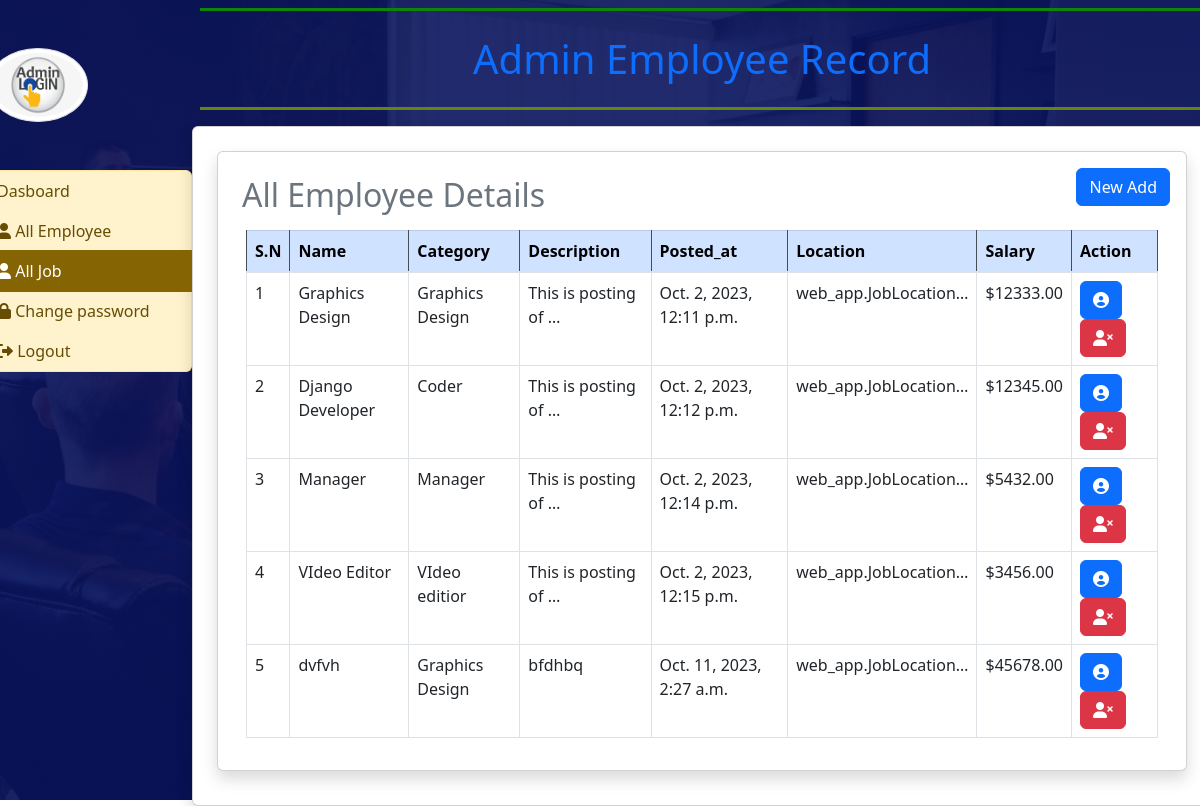
The page /all_job/ (signed in) on the database its author committed.
### web_app/model.py (models this page shows, shortened)
class JobPosting(models.Model):
     STATUS_CHOICES = [
          ("active", "Active"),
          ("in_active", "Inactive"),
     ]
     title = models.CharField(max_length=200)
     company = models.CharField(max_length=100)
     feature_image = models.ImageField(upload_to="Job_post_images/%Y/%m/%d", blank=False)
     status = models.CharField(max_length=20, choices=STATUS_CHOICES, default="active")
     description = models.TextField()
     salary = models.DecimalField(max_digits=10, decimal_places=2)
     posted_at = models.DateTimeField(auto_now_add=True)
     views_count = models.PositiveBigIntegerField(default=0)
     category = models.ForeignKey(JobCategory, on_delete=models.CASCADE)
     location = models.ManyToManyField(JobLocation)

class JobCategory(models.Model):
     name = models.CharField(max_length=100)
     def __str__(self):
          return self.name

### employee_app/views.py (the view)
# urls.py: path("all_job/",all_job, name="all_job"),
def all_job(request):
    if not request.user.is_superuser:
        return redirect("admin_login")
    employee = JobPosting.objects.all()
    return render(request, "admin/all_job.html", locals())

### templates/admin/all_job.html
{% extends "admin/admin_base.html" %}
{% block main %}
<div class="card shadow m-2">
     <div class="card-body">
          <div class="row">
               <div class="col-md-6">
                   <h2 class="p-2 text-secondary">All Employee Details</h2>
               </div>
               <div class="col-md-6 text-end">
                    <a href="{% url 'job-add' %}" class="btn btn-primary ">New Add</a>
               </div>
           </div>
          <div class="container-fluid">
               <table class="table table-bordered  table-hover">
                    <thead class="table-dark">
                         <tr class="table-primary">
                              <th scope="col">S.N</th>
                              <th scope="col">Name</th>
                              <th scope="col">Category</th>
                              <th scope="col">Description</th>
                              <th scope="col">Posted_at</th>
                              <th scope="col">Location</th>
                              <th scope="col">Salary</th>
                              <th scope="col">Action</th>
                         </tr>
                    </thead>
                    <tbody>
                         {% for i in employee %}
                         <tr>
                              <td>{{forloop.counter}}</td>
                              <td>{{i.title|truncatechars:20}}</td>
                              <td>{{i.category|truncatechars:20}}</td>
                              <td>{{i.description|truncatechars:20}}</td>
                              <td>{{i.posted_at}}</td>
                              <td>{{i.location|truncatechars:20}}</td>
                              <td>${{i.salary}}</td>
                              <td><a href="/admin_job_view_detail/{{i.pk}}/" class="btn btn-primary"><i
                                             class="fa-solid fa-circle-user"></i></a>
                                   <a href="/job_posting_delete/{{i.pk}}/" class="btn btn-danger"
                                        onclick="return confirm('Are you sure?')"><i
                                             class="fa-solid fa-user-xmark"></i></a>
                              </td>
                         </tr>
                         {% endfor %}
                    </tbody>
               </table>
          </div>
     </div>
</div>
{% endblock main %}

### static/jobs/css/style.css (style rules this page uses)
body { font-family: 'Poppins', sans-serif; color: #0c0c0c; background-color: #ffffff; overflow-x: hidden; }
a, a:hover, a:focus { text-decoration: none; }
.btn, .btn:focus { outline: none !important; -webkit-box-shadow: none; box-shadow: none; }

### rows shown on the page
JobPosting: title "Graphics Design", category "Graphics Design", description "This is posting of …", posted_at "Oct. 2, 2023, 12:11 p.m.", location "web_app.JobLocation…", salary "12333.00"
JobPosting: title "Django Developer", category "Coder", description "This is posting of …", posted_at "Oct. 2, 2023, 12:12 p.m.", location "web_app.JobLocation…", salary "12345.00"
JobPosting: title "Manager", category "Manager", description "This is posting of …", posted_at "Oct. 2, 2023, 12:14 p.m.", location "web_app.JobLocation…", salary "5432.00"
JobPosting: title "VIdeo Editor", category "VIdeo editior", description "This is posting of …", posted_at "Oct. 2, 2023, 12:15 p.m.", location "web_app.JobLocation…", salary "3456.00"
JobPosting: title "dvfvh", category "Graphics Design", description "bfdhbq", posted_at "Oct. 11, 2023, 2:27 a.m.", location "web_app.JobLocation…", salary "45678.00"
